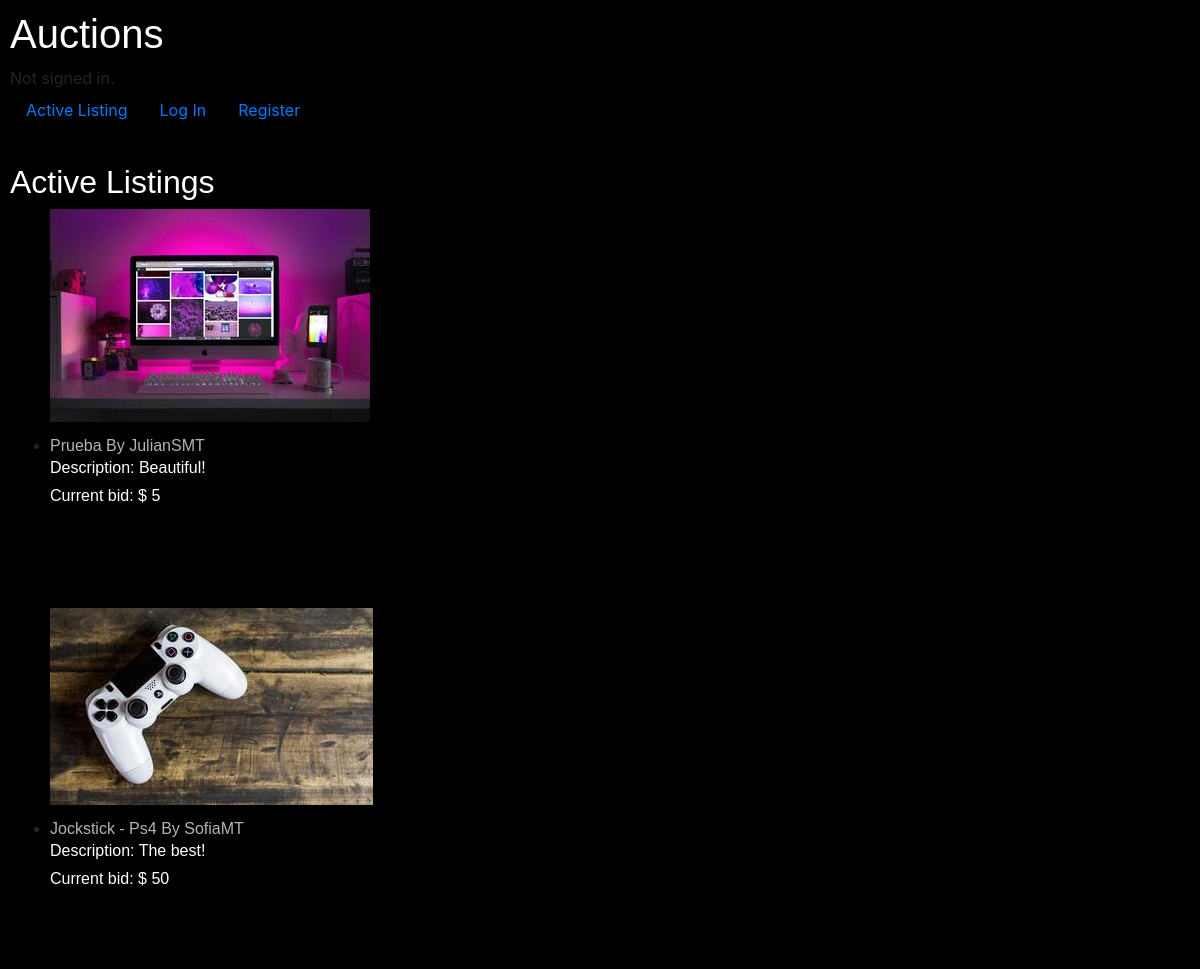
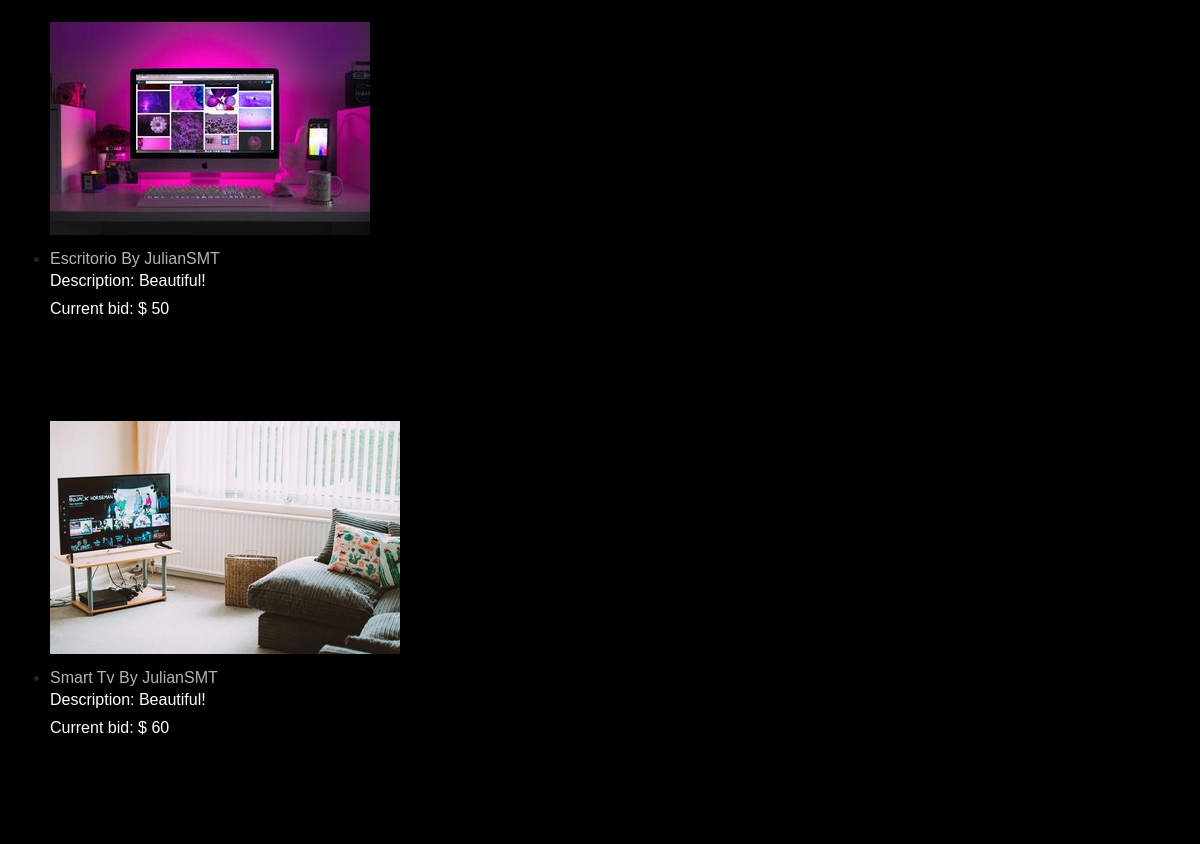
The page / on the database its author committed (2 pictures, top to bottom).
### auctions/models.py (models this page shows, shortened)
class Subasta(models.Model):
    titulo = models.CharField(max_length=50)
    descripcion = models.CharField(max_length=300)
    categoria = models.CharField(max_length=20, choices=CATEGORIAS_CHOICES, default='Hogar')
    precioInicial = models.IntegerField()
    imagen = models.ImageField(upload_to = 'subastas', null= True)
    usuario = models.ForeignKey(Usuario, on_delete=models.CASCADE, related_name="subastasU")
    comentarios = models.ManyToManyField(Comentario, blank=True, related_name="subastasC")
    ofertas = models.ManyToManyField(Oferta, blank=True, related_name="subastasO")
    estado = models.BooleanField(default=True)

class Usuario(models.Model):
    nombre_usuario = models.CharField(max_length=300, blank=False)
    email = models.EmailField(blank=False)
    password = models.CharField(max_length=300, blank=False)
    def __str__(self):
        return f"{self.nombre_usuario}"

### auctions/views.py (the view)
# urls.py: path("", views.index, name="index"),
def index(request):
    subastas = Subasta.objects.exclude(estado=False).all()
    subastasRe = subastas.order_by('precioInicial')
    return render(request, "auctions/index.html", {
        "subastas": subastasRe
    })

### auctions/templates/auctions/index.html (shortened to what this page needs)
{% extends "auctions/layout.html" %}
{% load static %}
{% block body %}
<h2 class="titulo" >Active Listings</h2>
<ul>
    {% for sub in subastas %}
    <img src="{{sub.imagen.url}}" alt="{{sub.imagen}}">
    <li class="subasta"><a class="tituloSubasta" href="{% url 'subasta' sub.id %}">{{sub.titulo}} By {{sub.usuario}}</a>
        <h6 class="titulo">Description: {{sub.descripcion}}</h6>
        <h6 class="titulo">Current bid: $ {{sub.precioInicial}} </h6>
    </li>
    <br>
    {% endfor %}
</ul>
{% endblock %}

### auctions/templates/auctions/layout.html (shortened to what this page needs)
{% load static %}
<!DOCTYPE html>
<html lang="en">
    <head>
        <link rel="stylesheet" href="https://stackpath.bootstrapcdn.com/bootstrap/4.4.1/css/bootstrap.min.css">
        <link href="{% static 'auctions/styles.css' %}" rel="stylesheet">
        <link href="{% static 'auctions/css.css' %}" rel="stylesheet">
    </head>
    <body>
        <h1 class="titulo">Auctions</h1>
        <div>
            {% if user.is_authenticated %}
                 <strong class = "titulo">Signed in as: {{ user.username}} </strong>
            {% else %}
                Not signed in.
            {% endif %}
        </div>
        <ul class="nav">
            <li class="nav-item">
                <a class="nav-link"  href="{% url 'index' %}">Active Listing</a>
            </li>
            {% if user.is_authenticated %}
                <li class="nav-item">
                    <a class="nav-link" href="{% url 'categorias' %}">Categories</a>
                </li>
                {% block seguimiento %}
                {% endblock %}
                <li class="nav-item">
                    <a class="nav-link" href="{% url 'agregarS' user.id %}">Create Listing</a>
                </li>
                <li class="nav-item">
                    <a class="nav-link" href="{% url 'notificar' user.id %}">Notifications</a>
                </li>
                <li class="nav-item">
                    <a class="nav-link" href="{% url 'logout' %}">Log Out</a>
                </li>
            {% else %}
                <li class="nav-item">
                    <a class="nav-link" href="{% url 'login' %}">Log In</a>
                </li>
                <li class="nav-item">
                    <a class="nav-link" href="{% url 'register' %}">Register</a>
                </li>
            {% endif %}
        </ul>
        <hr>
        {% block body %}
        {% endblock %}
    </body>
</html>

### auctions/static/auctions/styles.css (style rules this page uses)
body { padding: 10px; }

### auctions/static/auctions/css.css (style rules this page uses)
body { background: rgb(0, 0, 0); }
.titulo { color: rgb(255, 255, 255); font-family: 'Gill Sans', 'Gill Sans MT', Calibri, 'Trebuchet MS', sans-serif; }
.tituloSubasta { color:rgb(180, 180, 180); border-radius: 5px; }
.subasta { background: rgb(0, 0, 0); margin-top: 12px; width: 220px; height: 150px; font-family:'Trebuchet MS', 'Lucida Sans Unicode', 'Lucida Grande', 'Lucida Sans', Arial, sans-serif }

### rows shown on the page
Subasta: imagen (picture), titulo "Prueba", usuario "JulianSMT", descripcion "Beautiful!", precioInicial "5"
Subasta: imagen (picture), titulo "Jockstick - Ps4", usuario "SofiaMT", descripcion "The best!", precioInicial "50"
Subasta: imagen (picture), titulo "Escritorio", usuario "JulianSMT", descripcion "Beautiful!", precioInicial "50"
Subasta: imagen (picture), titulo "Smart Tv", usuario "JulianSMT", descripcion "Beautiful!", precioInicial "60"
